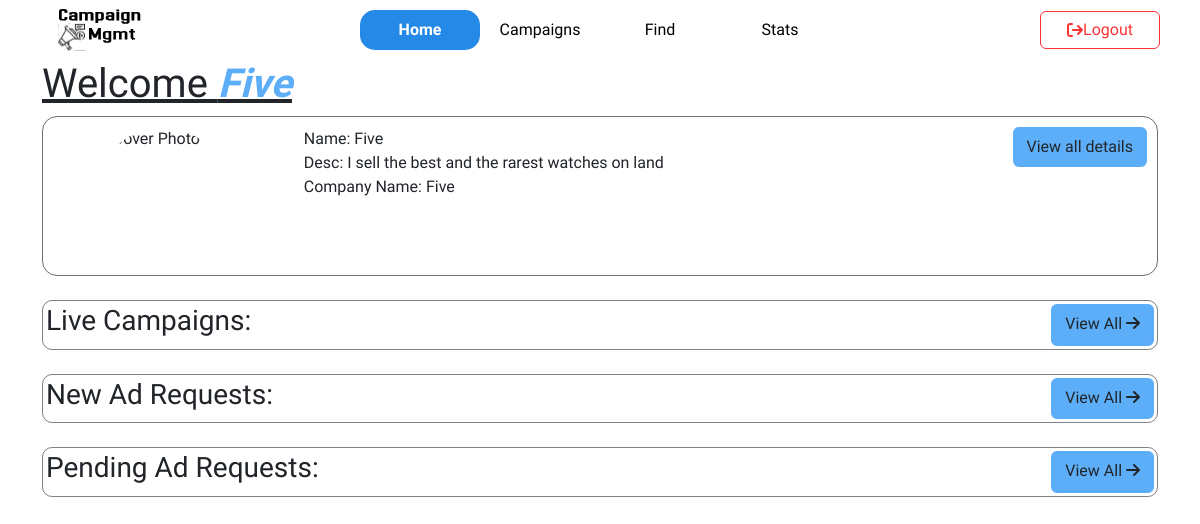
/home/sponsor (signed in), run on an earlier commit of the app's database.
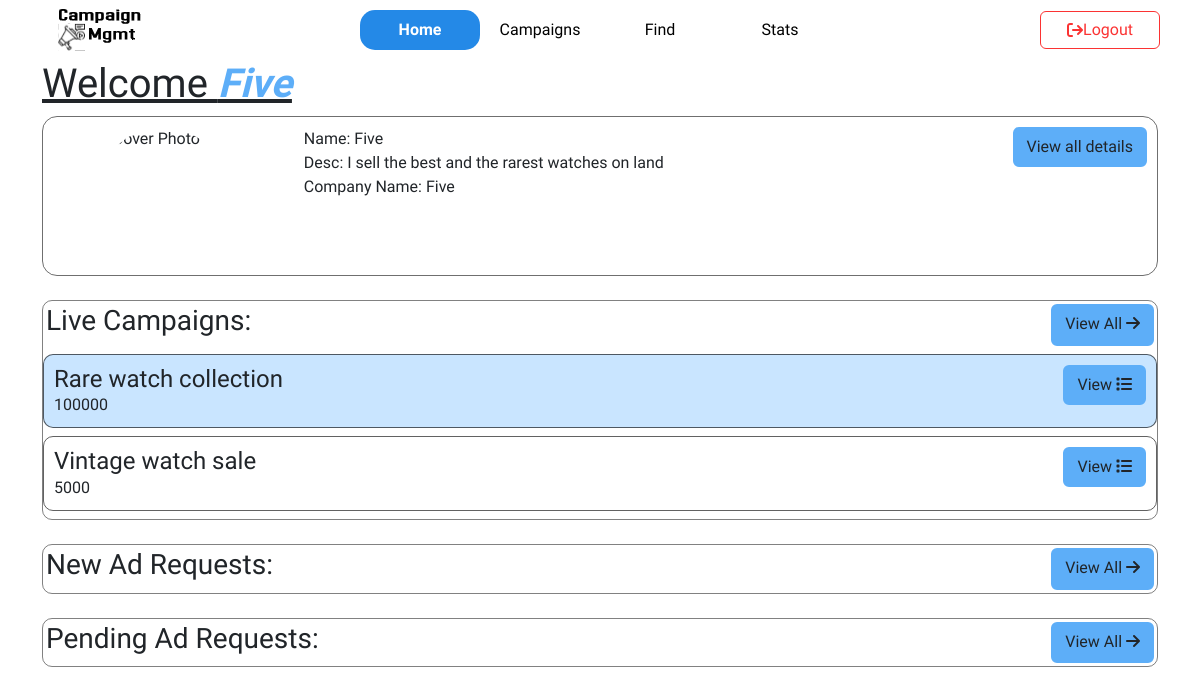
And on a later commit of the database.
### model.py (models this page shows)
class Campaign(db.Model):
    id = db.Column(db.Integer, primary_key=True, autoincrement=True)
    spon_id = db.Column(db.Integer, db.ForeignKey('sponsor.id'), nullable=False)
    name = db.Column(db.String(80), nullable=False)
    budget = db.Column(db.Integer, nullable=False)
    description = db.Column(db.String(255))
    category = db.Column(db.String(50))
    status = db.Column(db.String(20))
    start_date = db.Column(db.Date, nullable=True)
    end_date = db.Column(db.Date, nullable=True)
    goal_users = db.Column(db.String(80))
    is_flagged = db.Column(db.Boolean)
    ads = db.relationship('Ad', backref='campaign', lazy=True, cascade='all, delete-orphan')

### routes_spon.py (the view)
@app.route('/home/sponsor')
@sponsor_required
def spon_home():
    spon=Sponsor.query.filter_by(id=session['userId']).first()
    cover_photo= url_for('get_cover_photo', sponsor_id=spon.id)
    current_date = date.today()
    campaigns=Campaign.query.filter(Campaign.spon_id==spon.id,Campaign.start_date < current_date, Campaign.end_date > current_date).all()
    requests = db.session.query(Ad_request, Influencer.name.label('influ_name')).\
    join(Influencer, Ad_request.influ_id == Influencer.id).\
    filter(Ad_request.spon_id == spon.id, Ad_request.sender == "influencer").all()
    pen_requests = db.session.query(Ad_request, Influencer.name.label('influ_name')).\
    join(Influencer, Ad_request.influ_id == Influencer.id).\
    filter(Ad_request.spon_id == spon.id, Ad_request.sender == "sponsor").all()
    return render_template('sponsor/home_spon.html', active='home', spon=spon,cover_photo=cover_photo,campaigns=campaigns,requests=requests,pen_requests=pen_requests)

### wrappers.py (called while the page is built)
def login_required(func):
    @wraps(func)
    def wrapper(*args, **kwargs):
        if 'username' not in session:
            flash("You need to login first","danger")
            return redirect(url_for('login'))
        retrieve_user()
        if not user:
            session.clear()
            return redirect(url_for('login'))
        return func(*args, **kwargs)
    return wrapper

def retrieve_user():
    global user
    user = User.query.filter_by(username=session['username']).first()

def sponsor_required(func):
    @wraps(func)
    @login_required
    def wrapper(*args, **kwargs):
        if user.username != session['username'] or user.role != session['role'] or user.role != 'sponsor':
            session.clear()
            flash("Not authorized","danger")
            return redirect(url_for('login'))
        return func(*args, **kwargs)
    return wrapper

### templates/sponsor/home_spon.html (shortened to what this page needs)
{% extends 'layout_inner.html' %}
{% block content %}
<div class="container">
    <h1 style="text-decoration: underline;">Welcome <span class="heading">{{spon.name}}</span></h1>
    {% if viewMore %}
    {% else %}
    <div class="short_info">
        <div class="icon center_item">
            <img src="{{cover_photo}}" alt="Cover Photo">
        </div>
        <div class="details">
            <ul>
                <li>Name: {{spon.name}}</li>
                <li>Desc: {{spon.desc}}</li>
                <li>Company Name: {{spon.company_name}}</li>
            </ul>
        </div>
        <div><form action="view_details">
                <button type="submit" class="btn submit_btn">View all details</button>
            </form>
        </div>
    </div>
    {% endif %}
    <br>
    <div class="live_campaigns card_set">
        <div class="title_n_view">
            <h3>Live Campaigns:</h3>
            <a href="" class="btn">View All <i class="fa fa-arrow-right" aria-hidden="true"></i></a>
        </div>
        {% for camp in campaigns %}
        <div class="cust_card">
            <div class="cust_card_body" style="width: 50%;">
                <h4 class="card-title">{{camp.name}}</h4>
                <p class="card-text">{{camp.budget}}</p>
            </div>
            <div class="cust_card_body_right center-item">
                <a href="" class="btn">View <i class="fa fa-list" aria-hidden="true"></i></a>
            </div>
        </div>
        {% endfor %}
    </div>
    <br>
    <div class="new_requests card_set">
        <div class="title_n_view">
            <h3>New Ad Requests:</h3>
            <a href="" class="btn">View All <i class="fa fa-arrow-right" aria-hidden="true"></i></a>
        </div>
    </div>
    <br>
    <div class="pending_requests card_set">
        <div class="title_n_view">
            <h3>Pending Ad Requests:</h3>
            <a href="" class="btn">View All <i class="fa fa-arrow-right" aria-hidden="true"></i></a>
        </div>
    </div>
{% endblock %}

What changed in the data, as far as the page shows it:
now on this page (row edited): Campaign: name "Rare watch collection", budget "100000"
now on this page (row edited): Campaign: name "Vintage watch sale", budget "5000"
